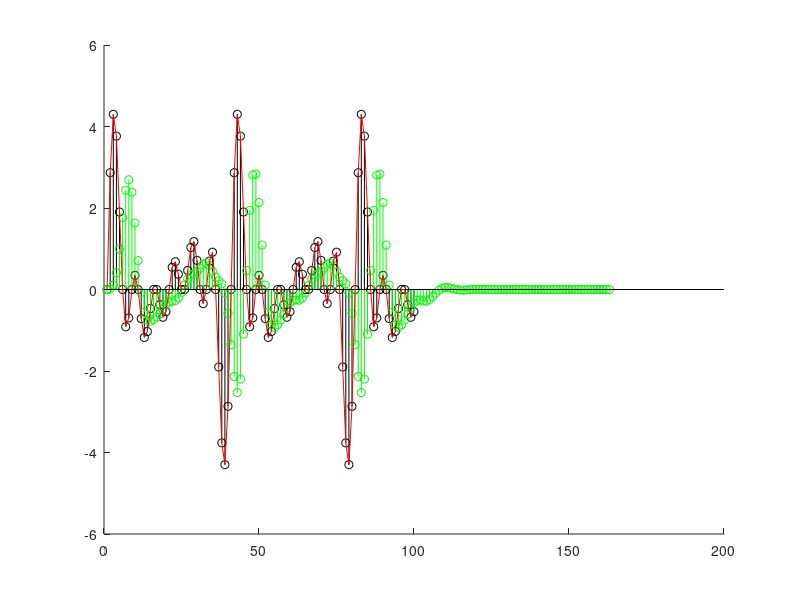

MATLAB code to generate this figure:
#! /usr/bin/octave -qf
1;
clear all;

# Leo el archivo

fid = load("pb100.txt");

fid = fid';

# Creo las cinco senales senoidales

f = [ 50 75 100 125 150 ];

ini = 0;
fin = 0.1;
fm = 1000;
T = 1/fm;

t = ini : T : fin - T;

sins = sin(2 * pi * f' * t); # en cada fila tengo una senal

x_n = sum(sins);

# Convolucionamos

y_n = conv(x_n, fid);

# Deconvolucionamos

x_n_d = deconv(y_n, fid);

clf;

hold on;

stem(x_n, 'k');
stem(y_n, 'g');
plot(x_n_d, 'r');

hold off;
